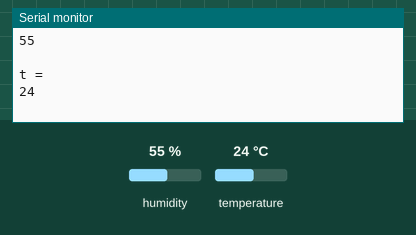
A sketch run on a simulated Arduino Uno, built with avr-gcc and run on an emulated ATmega328P. On the bench: the last lines printed to the serial monitor. The test bench sets the inputs (shaded band); at power-on: humidity 55 %, temperature 24 °C.

Above: at 1.2 s.
1.3 s: humidity set to 22 %
At 1.8 s:
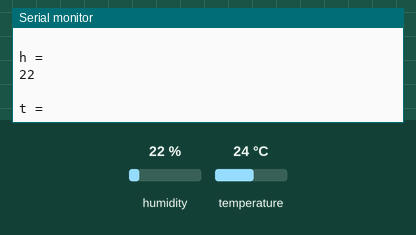
2.8 s: temperature set to 12 °C
At 3.8 s:
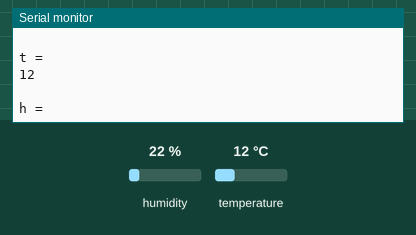
4.3 s: humidity set to 40 %
At 5.3 s:
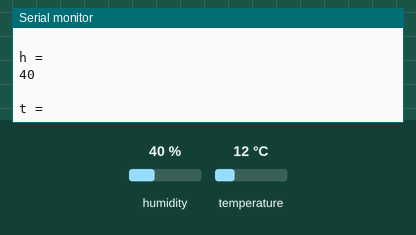
Timing chart, 0 to 7.3 s (numbered marks = the images above; inputs shaded):
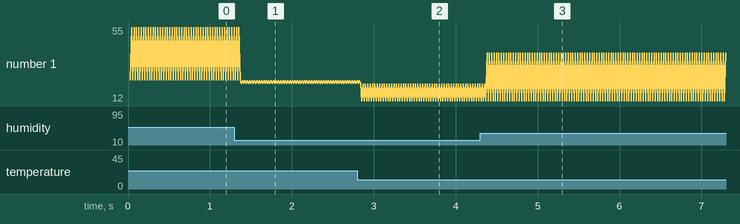

The sketch:

DHT_temp_hum_serial.ino
```cpp
#include <math.h>
#include <dht.h>
dht DHT;
#define DHT11_PIN 7
float R1 = 10000;
float logR2, R2, T;
float c1 = 1.009249522e-03, c2 = 2.378405444e-04, c3 = 2.019202697e-07;

void setup() {
  Serial.begin(9600);
}

void loop() {
  //int Vo = analogRead(ThermistorPin);
  //R2 = R1 * (1023.0 / (float)Vo - 1.0);
  //logR2 = log(R2);
  //T = (1.0 / (c1 + c2*logR2 + c3*logR2*logR2*logR2));
  //T = T - 273.15;

  int chk = DHT.read11(DHT11_PIN);
  int h = (DHT.humidity);
  int t = (DHT.temperature );
  Serial.println("t = ");
  Serial.println(t);
  Serial.println("  ");

  Serial.println("h = ");
  Serial.println(h);
  Serial.println("  ");
  }
```

Measured:
- after the input at 1.3 s, the serial monitor: prints a new line after 0.08 s (image 1)
- after the input at 2.8 s, the serial monitor: prints a new line after 0.05 s (image 2)
- after the input at 4.3 s, the serial monitor: prints a new line after 0.08 s (image 3)
